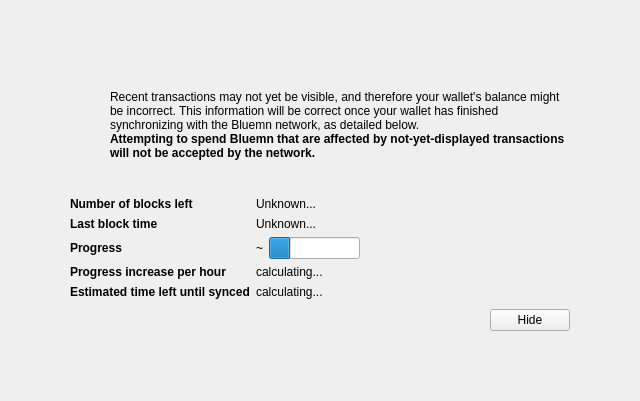
<?xml version="1.0" encoding="UTF-8"?>
<ui version="4.0">
 <class>ModalOverlay</class>
 <widget class="ModalOverlay" name="ModalOverlay">
  <property name="geometry">
   <rect>
    <x>0</x>
    <y>0</y>
    <width>640</width>
    <height>401</height>
   </rect>
  </property>
  <property name="windowTitle">
   <string>Form</string>
  </property>
  <layout class="QVBoxLayout" name="verticalLayout" stretch="0">
   <property name="sizeConstraint">
    <enum>QLayout::SetDefaultConstraint</enum>
   </property>
   <property name="leftMargin">
    <number>0</number>
   </property>
   <property name="topMargin">
    <number>0</number>
   </property>
   <property name="rightMargin">
    <number>0</number>
   </property>
   <property name="bottomMargin">
    <number>0</number>
   </property>
   <item>
    <widget class="QWidget" name="bgWidget" native="true">
     <property name="styleSheet">
      <string notr="true"/>
     </property>
     <layout class="QVBoxLayout" name="verticalLayoutMain" stretch="0">
      <property name="leftMargin">
       <number>60</number>
      </property>
      <property name="topMargin">
       <number>60</number>
      </property>
      <property name="rightMargin">
       <number>60</number>
      </property>
      <property name="bottomMargin">
       <number>60</number>
      </property>
      <item>
       <widget class="QWidget" name="contentWidget" native="true">
        <property name="styleSheet">
         <string notr="true"/>
        </property>
        <layout class="QVBoxLayout" name="verticalLayoutSub" stretch="1,0,0,0,0">
         <property name="spacing">
          <number>0</number>
         </property>
         <property name="leftMargin">
          <number>10</number>
         </property>
         <property name="topMargin">
          <number>10</number>
         </property>
         <property name="rightMargin">
          <number>10</number>
         </property>
         <property name="bottomMargin">
          <number>10</number>
         </property>
         <item>
          <layout class="QHBoxLayout" name="horizontalLayoutIconText" stretch="0,1">
           <property name="topMargin">
            <number>20</number>
           </property>
           <item>
            <layout class="QVBoxLayout" name="verticalLayoutIcon">
             <property name="leftMargin">
              <number>0</number>
             </property>
             <item>
              <widget class="QPushButton" name="warningIcon">
               <property name="enabled">
                <bool>false</bool>
               </property>
               <property name="text">
                <string/>
               </property>
               <property name="icon">
                <iconset>
                 <normaloff>:/icons/warning</normaloff>
                 <disabledoff>:/icons/warning</disabledoff>:/icons/warning</iconset>
               </property>
               <property name="iconSize">
                <size>
                 <width>48</width>
                 <height>48</height>
                </size>
               </property>
               <property name="flat">
                <bool>true</bool>
               </property>
              </widget>
             </item>
             <item>
              <spacer name="verticalSpacerWarningIcon">
               <property name="orientation">
                <enum>Qt::Vertical</enum>
               </property>
               <property name="sizeHint" stdset="0">
                <size>
                 <width>20</width>
                 <height>40</height>
                </size>
               </property>
              </spacer>
             </item>
            </layout>
           </item>
           <item>
            <layout class="QVBoxLayout" name="verticalLayoutInfoText">
             <property name="leftMargin">
              <number>0</number>
             </property>
             <property name="topMargin">
              <number>0</number>
             </property>
             <item>
              <widget class="QLabel" name="infoText">
               <property name="text">
                <string>Recent transactions may not yet be visible, and therefore your wallet's balance might be incorrect. This information will be correct once your wallet has finished synchronizing with the Bluemn network, as detailed below.</string>
               </property>
               <property name="textFormat">
                <enum>Qt::RichText</enum>
               </property>
               <property name="wordWrap">
                <bool>true</bool>
               </property>
              </widget>
             </item>
             <item>
              <widget class="QLabel" name="infoTextStrong">
               <property name="font">
                <font>
                 <weight>75</weight>
                 <bold>true</bold>
                </font>
               </property>
               <property name="text">
                <string>Attempting to spend Bluemn that are affected by not-yet-displayed transactions will not be accepted by the network.</string>
               </property>
               <property name="textFormat">
                <enum>Qt::RichText</enum>
               </property>
               <property name="wordWrap">
                <bool>true</bool>
               </property>
              </widget>
             </item>
             <item>
              <spacer name="verticalSpacerInTextSpace">
               <property name="orientation">
                <enum>Qt::Vertical</enum>
               </property>
               <property name="sizeHint" stdset="0">
                <size>
                 <width>20</width>
                 <height>40</height>
                </size>
               </property>
              </spacer>
             </item>
            </layout>
           </item>
          </layout>
         </item>
         <item>
          <spacer name="verticalSpacerAfterText">
           <property name="orientation">
            <enum>Qt::Vertical</enum>
           </property>
           <property name="sizeHint" stdset="0">
            <size>
             <width>20</width>
             <height>40</height>
            </size>
           </property>
          </spacer>
         </item>
         <item>
          <layout class="QFormLayout" name="formLayout">
           <property name="fieldGrowthPolicy">
            <enum>QFormLayout::FieldsStayAtSizeHint</enum>
           </property>
           <property name="horizontalSpacing">
            <number>6</number>
           </property>
           <property name="verticalSpacing">
            <number>6</number>
           </property>
           <property name="topMargin">
            <number>10</number>
           </property>
           <item row="0" column="0">
            <widget class="QLabel" name="labelNumberOfBlocksLeft">
             <property name="font">
              <font>
               <weight>75</weight>
               <bold>true</bold>
              </font>
             </property>
             <property name="text">
              <string>Number of blocks left</string>
             </property>
            </widget>
           </item>
           <item row="0" column="1">
            <widget class="QLabel" name="numberOfBlocksLeft">
             <property name="text">
              <string>Unknown...</string>
             </property>
            </widget>
           </item>
           <item row="1" column="0">
            <widget class="QLabel" name="labelLastBlockTime">
             <property name="font">
              <font>
               <weight>75</weight>
               <bold>true</bold>
              </font>
             </property>
             <property name="text">
              <string>Last block time</string>
             </property>
            </widget>
           </item>
           <item row="1" column="1">
            <widget class="QLabel" name="newestBlockDate">
             <property name="sizePolicy">
              <sizepolicy hsizetype="Maximum" vsizetype="Preferred">
               <horstretch>0</horstretch>
               <verstretch>0</verstretch>
              </sizepolicy>
             </property>
             <property name="text">
              <string>Unknown...</string>
             </property>
            </widget>
           </item>
           <item row="2" column="0">
            <widget class="QLabel" name="labelSyncDone">
             <property name="font">
              <font>
               <weight>75</weight>
               <bold>true</bold>
              </font>
             </property>
             <property name="text">
              <string>Progress</string>
             </property>
            </widget>
           </item>
           <item row="2" column="1">
            <layout class="QHBoxLayout" name="horizontalLayoutSync" stretch="0,1">
             <item>
              <widget class="QLabel" name="percentageProgress">
               <property name="text">
                <string>~</string>
               </property>
              </widget>
             </item>
             <item>
              <widget class="QProgressBar" name="progressBar">
               <property name="value">
                <number>24</number>
               </property>
               <property name="format">
                <string/>
               </property>
              </widget>
             </item>
            </layout>
           </item>
           <item row="4" column="0">
            <widget class="QLabel" name="labelProgressIncrease">
             <property name="font">
              <font>
               <weight>75</weight>
               <bold>true</bold>
              </font>
             </property>
             <property name="text">
              <string>Progress increase per hour</string>
             </property>
            </widget>
           </item>
           <item row="4" column="1">
            <widget class="QLabel" name="progressIncreasePerH">
             <property name="text">
              <string>calculating...</string>
             </property>
            </widget>
           </item>
           <item row="5" column="0">
            <widget class="QLabel" name="labelEstimatedTimeLeft">
             <property name="font">
              <font>
               <weight>75</weight>
               <bold>true</bold>
              </font>
             </property>
             <property name="text">
              <string>Estimated time left until synced</string>
             </property>
            </widget>
           </item>
           <item row="5" column="1">
            <widget class="QLabel" name="expectedTimeLeft">
             <property name="text">
              <string>calculating...</string>
             </property>
            </widget>
           </item>
          </layout>
         </item>
         <item>
          <layout class="QHBoxLayout" name="horizontalLayoutButtons">
           <property name="leftMargin">
            <number>10</number>
           </property>
           <property name="topMargin">
            <number>10</number>
           </property>
           <item>
            <spacer name="horizontalSpacer">
             <property name="orientation">
              <enum>Qt::Horizontal</enum>
             </property>
             <property name="sizeHint" stdset="0">
              <size>
               <width>40</width>
               <height>20</height>
              </size>
             </property>
            </spacer>
           </item>
           <item>
            <widget class="QPushButton" name="closeButton">
             <property name="text">
              <string>Hide</string>
             </property>
            </widget>
           </item>
          </layout>
         </item>
         <item>
          <layout class="QVBoxLayout" name="verticalLayout_2">
           <item>
            <spacer name="verticalSpacer">
             <property name="orientation">
              <enum>Qt::Vertical</enum>
             </property>
             <property name="sizeHint" stdset="0">
              <size>
               <width>20</width>
               <height>40</height>
              </size>
             </property>
            </spacer>
           </item>
          </layout>
         </item>
        </layout>
       </widget>
      </item>
     </layout>
    </widget>
   </item>
  </layout>
 </widget>
 <customwidgets>
  <customwidget>
   <class>ModalOverlay</class>
   <extends>QWidget</extends>
   <header>modaloverlay.h</header>
   <container>1</container>
  </customwidget>
 </customwidgets>
 <resources/>
 <connections/>
</ui>
